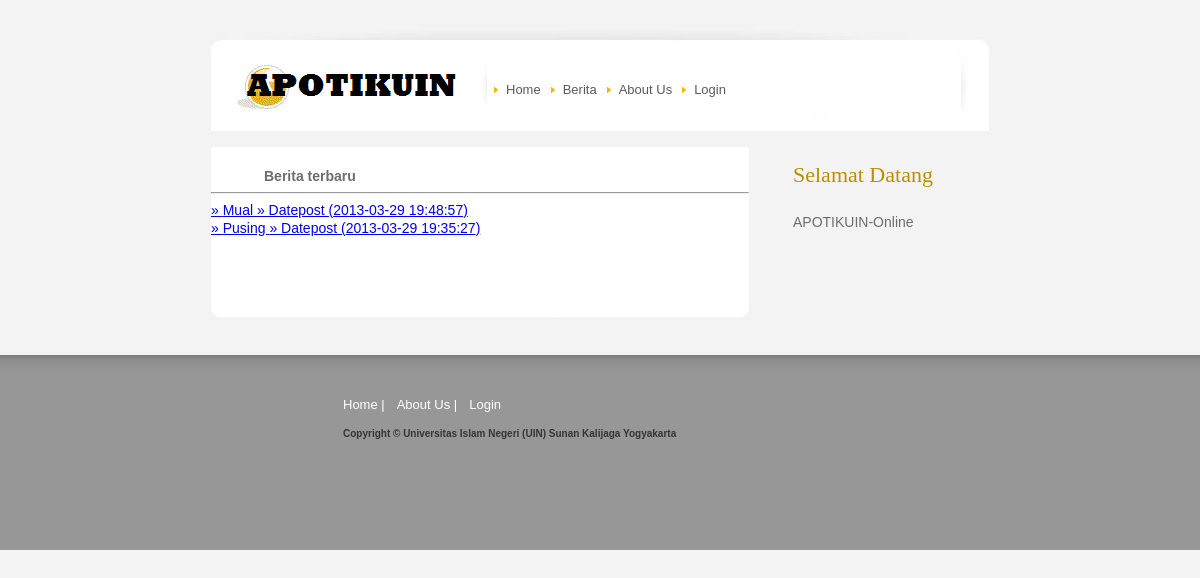
The app's page /?act=news, older data.
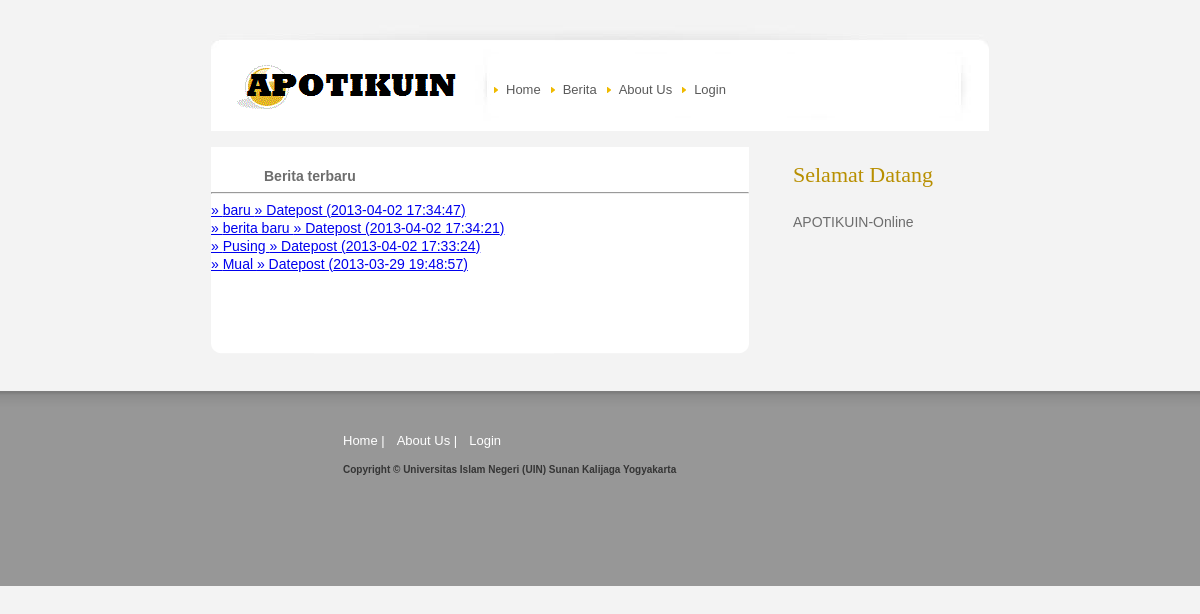
The same page, newer data.
### tables this page shows
CREATE TABLE IF NOT EXISTS `berita` (
  `id_berita` int(11) NOT NULL AUTO_INCREMENT,
  `id_administrator` int(11) NOT NULL,
  `judul_berita` varchar(100) NOT NULL,
  `isi_berita` text NOT NULL,
  `tanggal_posting` datetime NOT NULL,
  PRIMARY KEY (`id_berita`),
  KEY `id_administrator` (`id_administrator`)
);

### contents/news.php (the view, shortened to what this page needs)
<?php
	if(!isset($_GET['id'])){
?>
<div id="leftPan">
	<p><span>Berita terbaru</span></p><hr>
	<?php
		$batas = 25;
		if(!isset($_GET['page'])){
			$start=0;
		}
		$news = mysql_query("SELECT * FROM berita ORDER BY tanggal_posting DESC LIMIT $start,$batas");
		while($data = mysql_fetch_array($news)){
			echo"<a href=\"?act=news&id=$data[id_berita]\">&raquo; $data[judul_berita] &raquo; Datepost ($data[tanggal_posting])</a></br>";
		}
	?>
	<p class="bottompadding">&nbsp;</p>
  </div>
  <div id="bodyrightPan">
  	<h2>Selamat Datang</h2>
	<p>APOTIKUIN-Online</p>
  </div>
<?php
	}
?>

Row changes from the older to the newer data that the page shows:
added berita: judul_berita "baru", tanggal_posting "2013-04-02 17:34:47"
added berita: judul_berita "berita baru", tanggal_posting "2013-04-02 17:34:21"
changed berita "Pusing": tanggal_posting "2013-03-29 19:35:27" → "2013-04-02 17:33:24"; moves up the list
